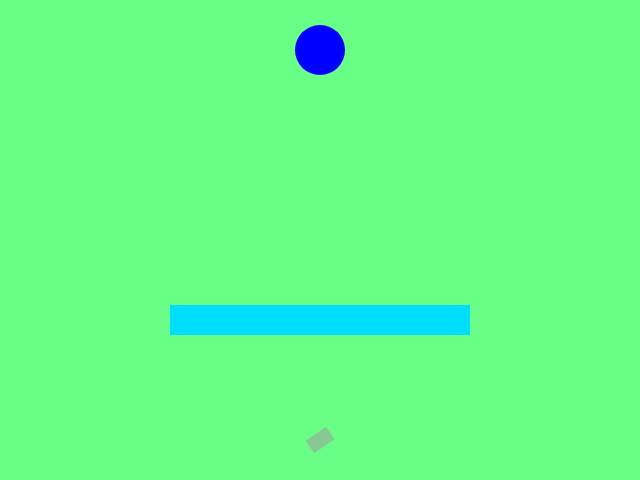
Frame 1 (no input)
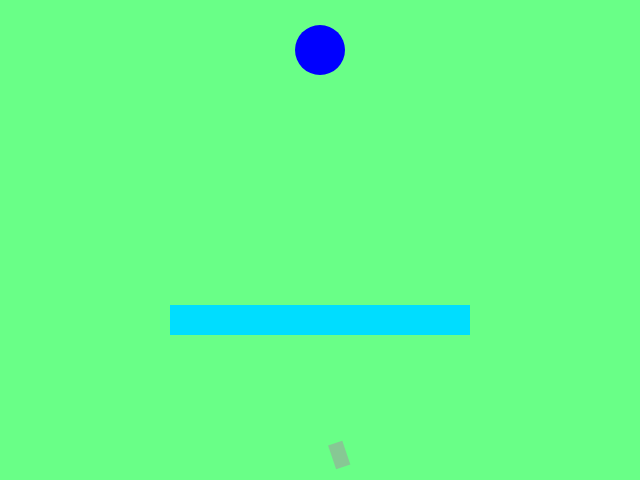
Frame 60 (no input)
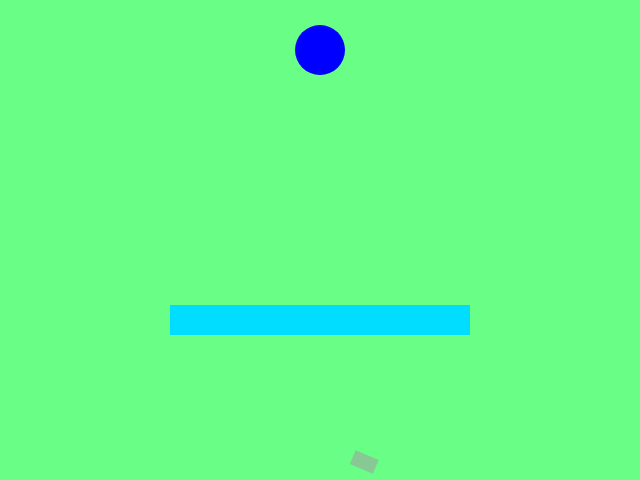
Frame 120 (the mouse pressed at the canvas centre since frame 60)

The p5.js sketch that drew these frames (run headless with seeded random() and noise() and a simulated clock; from frame 60 on, the mouse is pressed at the canvas centre):

// p5.js sketch
// ── sketch.js
const LIFE_SPAN = 600; // how long do files live
const POP_SIZE = 500; // How many flies do we want
const REWARD_MULT = 10; // What is the reward for finding food
const PUNISH_DIV = 3; // What is the punishment for hitting something
const MUTATION_RATE = 0.1; // What is the rate at which flies mutate

let count = 0;

let fly, food;

function setup() {
    console.log("Hello World!");

    createCanvas(640, 480);

    fly = new Fly(LIFE_SPAN);
    food = new Food(width/2, 50, 50);
    wall = new Wall(width/2, height - height/3, 300, 30);
}

function draw() {
    background(105, 255, 135);

    fly.update(count);
    fly.show();

    food.show();
    wall.show();

    count++;

    if(count == LIFE_SPAN){
        count = 0;
    }
}
// ── DNA.js
class DNA {
    constructor(length) {
        this.genes = []

        for(let i = 0; i < length; i++){
            this.genes[i] = p5.Vector.random2D();
            this.genes[i].setMag(0.1);
        }

    }

    generateMergedDNA(mutationRate, parentA, parentB){

        let tempGenes = [];

        for(let i = 0; i < parentA.dna.genes.length; i++){

            let p = int(random());

            tempGenes.push(p ? parentA.dna.genes[i] : parentB.dna.genes[i]);

            let shouldMutate = random();

            if(mutationRate > shouldMutate){
                tempGenes[i] = p5.Vector.random2D();
                tempGenes[i].setMag(0.1);
            }
        }

        this.genes = tempGenes;
    }
}
// ── Fly.js
class Fly {
    constructor(lifeSpan) {
        this.pos = createVector(width/2, height - 40);
        this.acc = createVector();
        this.vel = createVector();
        this.dna = new DNA(lifeSpan);
    }

    update(count){
        this.applyForce(this.dna.genes[count]);
        this.vel.add(this.acc);
        this.pos.add(this.vel);
        this.acc.mult(0);
    }

    applyForce(force){
        this.acc.add(force);
    }

    show(){
        push();
        noStroke();
        translate(this.pos.x, this.pos.y);
        rotate(this.vel.heading());
        fill(157, 161, 158, 150)
        rectMode(CENTER);
        rect(0, 0, 25, 15);
        pop();
    }

}
// ── Food.js
class Food {
    constructor(x, y, radius) {
        this.pos = createVector(x, y);
        this.radius = radius; 
    }

    show(){
        push();
        noStroke();
        translate(this.pos.x, this.pos.y);
        fill(0, 0, 255);
        ellipse(0, 0, this.radius, this.radius);
        pop();
    }
}
// ── Population.js
class Population {
    constructor(lifeSpan, popSize, reward, punishment, newPopulation) {
        this.lifeSpan = lifeSpan
        this.popSize = popSize;
        this.reward = reward;
        this.punishment = punishment;
        this.successRate = 0;

        this.food = new Food(width/2, 50, 30);
        this.wall = new Wall(width/2, height - height/3, 300, 30);

        this.flies = [];
        this.pool = [];

        if(newPopulation === undefined){
            for(let i = 0; i < this.popSize; i++){
                this.flies[i] = new Fly(this.lifeSpan, this.reward, this.punishment, this.food);
            }
        }else{
            this.flies = newPopulation;
        }
    }

    evaluate(){

        let maxFit = 0;

        for(let i = 0; i < this.popSize; i++){

            if(this.flies[i].gotFood){
                this.successRate += 1;
            }

            if(this.flies[i].fitness > maxFit){
                maxFit = this.flies[i].fitness;
            }
        }

        this.successRate = ((this.successRate/this.popSize)*100).toFixed(1);

        for (let i = 0; i < this.popSize; i++) {

            let poolRank = int(this.flies[i].fitness/maxFit * 40)

            for(let j = 0; j < poolRank; j++){
                this.pool.push(this.flies[i]);
            }
        }
    }


    findAverageFitness(){

        let totalFitness = 0;

        for(let i = 0; i < this.popSize; i++){
            totalFitness += this.flies[i].fitness
        }


        return (totalFitness/this.popSize).toFixed(2);
    }

    generateNewPopulation(mutationRate){

        let newFlies = [];


        for(let i = 0; i < this.popSize; i++){

            let newFly= new Fly(this.lifeSpan, this.reward, this.punishment, this.food);

            let randomA = int(random(0, this.pool.length));
            let randomB = int(random(0, this.pool.length));

            let parentA = this.pool[randomA];
            let parentB = this.pool[randomB];

            newFly.dna.generateMergedDNA(mutationRate, parentA, parentB);

            newFlies.push(newFly);

        }

        return newFlies;
    }

    
    
    run(count){
        this.food.show();
        this.wall.show();
        for(let i = 0; i < this.popSize; i++){
            this.flies[i].update(count, this.wall);
            this.flies[i].show();
        }
    }
}
// ── Wall.js
class Wall {
    constructor(x, y, w, h) {
        this.pos = createVector(x, y);
        this.w = w;
        this.h = h;
    }

    show(){
        push();
        noStroke();
        fill(0, 221, 255);
        translate(this.pos.x, this.pos.y);
        rectMode(CENTER);
        rect(0, 0, this.w, this.h);
        pop();
    }

    hitWall(flyX, flyY) {
        // Check if the flies position is within the bounds of the wall
        if (flyX > this.pos.x - this.w / 2 && flyX < this.pos.x + this.w / 2 && flyY > this.pos.y - this.h / 2 && flyY < this.pos.y + this.h / 2) {
            // If so we have hit the wall
            return true;
        } else {
            // Otherwise we haven't
            return false;
        }
    }
}
